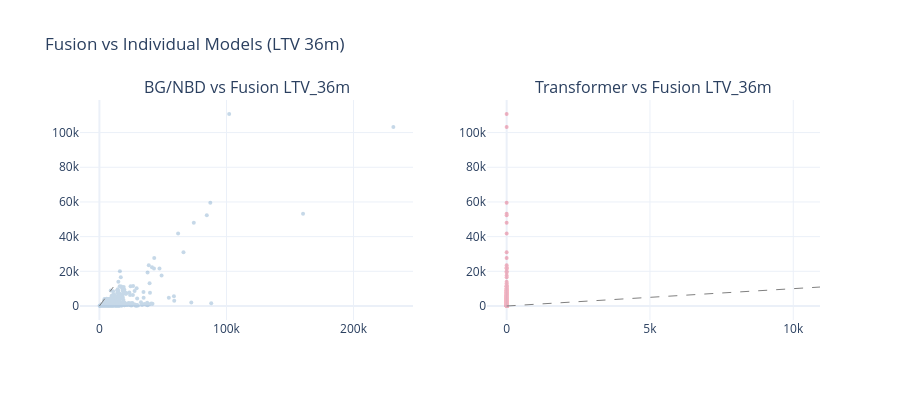

The notebook cell this image was saved under:
### Code cell
# Model comparison scatter: BG/NBD vs Fusion vs Transformer
sample = final_segmented.sample(min(2000, len(final_segmented)))

fig = make_subplots(
    rows=1,
    cols=2,
    subplot_titles=["BG/NBD vs Fusion LTV_36m", "Transformer vs Fusion LTV_36m"],
)

fig.add_trace(
    go.Scatter(
        x=sample["bgnbd_ltv_36m"].to_list(),
        y=sample["ltv_36m"].to_list(),
        mode="markers",
        opacity=0.3,
        marker=dict(size=4, color="steelblue"),
        name="BG/NBD vs Fusion",
    ),
    row=1,
    col=1,
)

fig.add_trace(
    go.Scatter(
        x=sample["transformer_ltv_36m"].to_list(),
        y=sample["ltv_36m"].to_list(),
        mode="markers",
        opacity=0.3,
        marker=dict(size=4, color="crimson"),
        name="Transformer vs Fusion",
    ),
    row=1,
    col=2,
)

# Add diagonal reference line (null/type safe)
sample_max_raw = sample["ltv_36m"].max()
if sample_max_raw is None:
    raise ValueError("Cannot draw diagonal: sample ltv_36m has no non-null values.")
if not isinstance(sample_max_raw, (int, float, np.floating, np.integer)):
    raise TypeError(f"Unexpected type for ltv_36m max: {type(sample_max_raw)}")

sample_max = float(sample_max_raw)
if not isinstance(p99, (int, float, np.floating, np.integer)):
    raise TypeError(f"Unexpected type for p99: {type(p99)}")
p99_f = float(p99)  # keep types aligned for min(...)
max_val = min(sample_max, p99_f)

for col_i in [1, 2]:
    fig.add_trace(
        go.Scatter(
            x=[0.0, max_val],
            y=[0.0, max_val],
            mode="lines",
            line=dict(dash="dash", color="grey", width=1),
            showlegend=False,
        ),
        row=1,
        col=col_i,
    )

fig.update_layout(height=400, title="Fusion vs Individual Models (LTV 36m)", showlegend=False)
fig.show()

### Figure 1 — Plotly figure (JSON) as saved in the notebook; plotly's stock layout.template omitted (floating-point values rounded to 4 significant figures; data arrays with more than 128 entries replaced by an {"elided": "..."} marker saying what was removed)
{"data": [{"marker": {"color": "steelblue", "size": 4}, "mode": "markers", "name": "BG/NBD vs Fusion", "opacity": 0.3, "type": "scatter", "x": {"elided": "2000 float values"}, "xaxis": "x", "y": {"elided": "2000 float values"}, "yaxis": "y"}, {"marker": {"color": "crimson", "size": 4}, "mode": "markers", "name": "Transformer vs Fusion", "opacity": 0.3, "type": "scatter", "x": {"elided": "2000 float values"}, "xaxis": "x2", "y": {"elided": "2000 float values"}, "yaxis": "y2"}, {"line": {"color": "grey", "dash": "dash", "width": 1}, "mode": "lines", "showlegend": false, "type": "scatter", "x": [0, 10930.0], "xaxis": "x", "y": [0, 10930.0], "yaxis": "y"}, {"line": {"color": "grey", "dash": "dash", "width": 1}, "mode": "lines", "showlegend": false, "type": "scatter", "x": [0, 10930.0], "xaxis": "x2", "y": [0, 10930.0], "yaxis": "y2"}], "layout": {"annotations": [{"font": {"size": 16}, "showarrow": false, "text": "BG/NBD vs Fusion LTV_36m", "x": 0.225, "xanchor": "center", "xref": "paper", "y": 1, "yanchor": "bottom", "yref": "paper"}, {"font": {"size": 16}, "showarrow": false, "text": "Transformer vs Fusion LTV_36m", "x": 0.775, "xanchor": "center", "xref": "paper", "y": 1, "yanchor": "bottom", "yref": "paper"}], "height": 400, "showlegend": false, "title": {"text": "Fusion vs Individual Models (LTV 36m)"}, "xaxis": {"anchor": "y", "domain": [0, 0.45]}, "xaxis2": {"anchor": "y2", "domain": [0.55, 1]}, "yaxis": {"anchor": "x", "domain": [0, 1]}, "yaxis2": {"anchor": "x2", "domain": [0, 1]}}}
